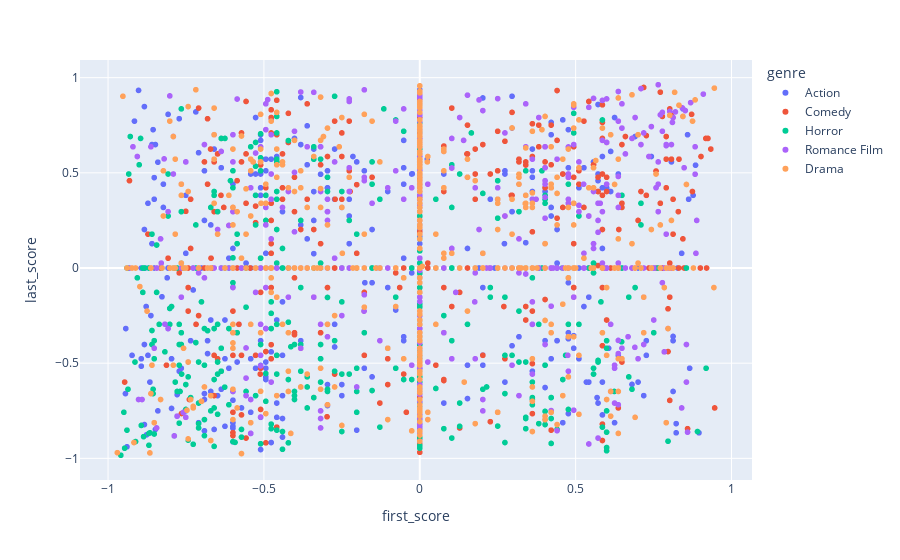

The code cell stored with this chart in its notebook:
### Code cell
fig=px.scatter(all,x='first_score',y='last_score',color='genre')
fig

### Figure 1 — Plotly figure (JSON) as saved in the notebook; plotly's stock layout.template omitted (floating-point values rounded to 4 significant figures; data arrays with more than 128 entries replaced by an {"elided": "..."} marker saying what was removed)
{"data": [{"hovertemplate": "genre=Action<br>first_score=%{x}<br>last_score=%{y}<extra></extra>", "legendgroup": "Action", "marker": {"color": "#636efa", "symbol": "circle"}, "mode": "markers", "name": "Action", "showlegend": true, "type": "scattergl", "x": {"elided": "500 float values"}, "xaxis": "x", "y": {"elided": "500 float values"}, "yaxis": "y"}, {"hovertemplate": "genre=Comedy<br>first_score=%{x}<br>last_score=%{y}<extra></extra>", "legendgroup": "Comedy", "marker": {"color": "#EF553B", "symbol": "circle"}, "mode": "markers", "name": "Comedy", "showlegend": true, "type": "scattergl", "x": {"elided": "500 float values"}, "xaxis": "x", "y": {"elided": "500 float values"}, "yaxis": "y"}, {"hovertemplate": "genre=Horror<br>first_score=%{x}<br>last_score=%{y}<extra></extra>", "legendgroup": "Horror", "marker": {"color": "#00cc96", "symbol": "circle"}, "mode": "markers", "name": "Horror", "showlegend": true, "type": "scattergl", "x": {"elided": "500 float values"}, "xaxis": "x", "y": {"elided": "500 float values"}, "yaxis": "y"}, {"hovertemplate": "genre=Romance Film<br>first_score=%{x}<br>last_score=%{y}<extra></extra>", "legendgroup": "Romance Film", "marker": {"color": "#ab63fa", "symbol": "circle"}, "mode": "markers", "name": "Romance Film", "showlegend": true, "type": "scattergl", "x": {"elided": "500 float values"}, "xaxis": "x", "y": {"elided": "500 float values"}, "yaxis": "y"}, {"hovertemplate": "genre=Drama<br>first_score=%{x}<br>last_score=%{y}<extra></extra>", "legendgroup": "Drama", "marker": {"color": "#FFA15A", "symbol": "circle"}, "mode": "markers", "name": "Drama", "showlegend": true, "type": "scattergl", "x": {"elided": "500 float values"}, "xaxis": "x", "y": {"elided": "500 float values"}, "yaxis": "y"}], "layout": {"legend": {"title": {"text": "genre"}, "tracegroupgap": 0}, "margin": {"t": 60}, "xaxis": {"anchor": "y", "domain": [0, 1], "title": {"text": "first_score"}}, "yaxis": {"anchor": "x", "domain": [0, 1], "title": {"text": "last_score"}}}}
